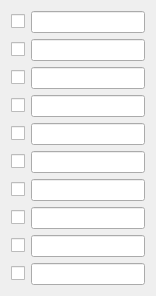
    <widget class="QWidget" name="layoutWidget_16">
     <property name="geometry">
      <rect>
       <x>10</x>
       <y>850</y>
       <width>156</width>
       <height>276</height>
      </rect>
     </property>
     <layout class="QVBoxLayout" name="verticalLayout_8">
      <item>
       <layout class="QHBoxLayout" name="horizontalLayout_74">
        <item>
         <widget class="QCheckBox" name="checkBox61">
          <property name="text">
           <string/>
          </property>
         </widget>
        </item>
        <item>
         <widget class="QLineEdit" name="query_lineEdit61"/>
        </item>
       </layout>
      </item>
      <item>
       <layout class="QHBoxLayout" name="horizontalLayout_75">
        <item>
         <widget class="QCheckBox" name="checkBox62">
          <property name="text">
           <string/>
          </property>
         </widget>
        </item>
        <item>
         <widget class="QLineEdit" name="query_lineEdit62"/>
        </item>
       </layout>
      </item>
      <item>
       <layout class="QHBoxLayout" name="horizontalLayout_76">
        <item>
         <widget class="QCheckBox" name="checkBox63">
          <property name="text">
           <string/>
          </property>
         </widget>
        </item>
        <item>
         <widget class="QLineEdit" name="query_lineEdit63"/>
        </item>
       </layout>
      </item>
      <item>
       <layout class="QHBoxLayout" name="horizontalLayout_77">
        <item>
         <widget class="QCheckBox" name="checkBox64">
          <property name="text">
           <string/>
          </property>
         </widget>
        </item>
        <item>
         <widget class="QLineEdit" name="query_lineEdit64"/>
        </item>
       </layout>
      </item>
      <item>
       <layout class="QHBoxLayout" name="horizontalLayout_78">
        <item>
         <widget class="QCheckBox" name="checkBox65">
          <property name="text">
           <string/>
          </property>
         </widget>
        </item>
        <item>
         <widget class="QLineEdit" name="query_lineEdit65"/>
        </item>
       </layout>
      </item>
      <item>
       <layout class="QHBoxLayout" name="horizontalLayout_79">
        <item>
         <widget class="QCheckBox" name="checkBox66">
          <property name="text">
           <string/>
          </property>
         </widget>
        </item>
        <item>
         <widget class="QLineEdit" name="query_lineEdit66"/>
        </item>
       </layout>
      </item>
      <item>
       <layout class="QHBoxLayout" name="horizontalLayout_80">
        <item>
         <widget class="QCheckBox" name="checkBox67">
          <property name="text">
           <string/>
          </property>
         </widget>
        </item>
        <item>
         <widget class="QLineEdit" name="query_lineEdit67"/>
        </item>
       </layout>
      </item>
      <item>
       <layout class="QHBoxLayout" name="horizontalLayout_81">
        <item>
         <widget class="QCheckBox" name="checkBox68">
          <property name="text">
           <string/>
          </property>
         </widget>
        </item>
        <item>
         <widget class="QLineEdit" name="query_lineEdit68"/>
        </item>
       </layout>
      </item>
      <item>
       <layout class="QHBoxLayout" name="horizontalLayout_82">
        <item>
         <widget class="QCheckBox" name="checkBox69">
          <property name="text">
           <string/>
          </property>
         </widget>
        </item>
        <item>
         <widget class="QLineEdit" name="query_lineEdit69"/>
        </item>
       </layout>
      </item>
      <item>
       <layout class="QHBoxLayout" name="horizontalLayout_83">
        <item>
         <widget class="QCheckBox" name="checkBox70">
          <property name="text">
           <string/>
          </property>
         </widget>
        </item>
        <item>
         <widget class="QLineEdit" name="query_lineEdit70"/>
        </item>
       </layout>
      </item>
     </layout>
    </widget>
